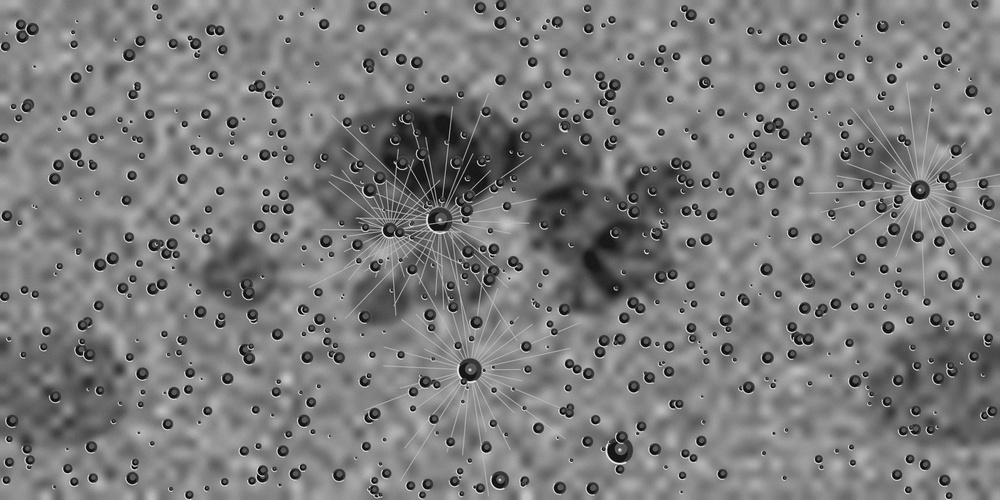
#> input picture data/highres_moon/lunar_global_hires.jpg, 1000 x 500 px, shrunk from 4096 x 2048 before the run
$ python -i texture_router.py   (imports and definitions only)   (older library calls are emulated)
#> lines starting #> are read from the running program, lines starting #| are printed output that depends on the picture
#!/usr/bin/env python3
"""
LunarAlign-Hybrid: Terrain-Aware Dynamic Routing Engine
======================================================
Stage 2 of the 6-Stage Cross-Modal Lunar Image Registration Pipeline
for Chandrayaan-2 (TMC-2, OHRC, IIRS).

Capabilities:
1. Spatial Entropy Analysis:
   Quantifies gray-level probability distribution disorder via Shannon entropy:
   H = - sum(p_i * log2(p_i)).
2. Sobel Gradient Magnitude Variance:
   Computes local directional edge response and structural sharpness variance
   to distinguish crater rims and boulder ejecta from smooth basaltic maria.
3. Dynamic Dispatch Decision:
   - High Texture / Rugged Highlands (T >= 0.35):
     Routes to AI Branch (LightGlue + DISK) for sparse transformer attention.
   - Low Texture / Basaltic Lunar Maria (T < 0.20):
     Routes to Physics Branch (Phase Congruency / RIFT2) for illumination-invariant
     frequency-domain matching.
   - Transitional / Hybrid Plains (0.20 <= T < 0.35):
     Routes to Dual-Branch Fusion with adaptive confidence weighting.
"""

from typing import Tuple, Dict, Any, Union, Optional
import os
import sys
import json
import argparse
from pathlib import Path
import numpy as np
import cv2


class TextureDensityAnalyzer:
    """
    Analyzes terrain texture density, spatial frequency entropy, and gradient variance
    across lunar surface rasters.
    """

    def __init__(
        self,
        low_threshold: float = 0.20,
        high_threshold: float = 0.35,
    ) -> None:
        """
        Initialize the TextureDensityAnalyzer.

        Args:
            low_threshold: Threshold below which tiles are routed to Physics Branch.
            high_threshold: Threshold above which tiles are routed to AI Branch.
        """
        self.low_threshold = float(low_threshold)
        self.high_threshold = float(high_threshold)

    @staticmethod
    def _to_gray_8u(image: Union[str, Path, np.ndarray]) -> np.ndarray:
        """Helper to ensure input is a single-channel 8-bit array."""
        if isinstance(image, (str, Path)):
            p = str(image)
            if not os.path.exists(p):
                raise FileNotFoundError(f"Tile image not found at: {p}")
            img = cv2.imread(p, cv2.IMREAD_UNCHANGED)
            if img is None:
                raise ValueError(f"Failed to read image at: {p}")
        else:
            img = image

        if len(img.shape) == 3:
            if img.shape[2] == 4:
                img = cv2.cvtColor(img, cv2.COLOR_BGRA2GRAY)
            elif img.shape[2] >= 3:
                img = cv2.cvtColor(img[:, :, :3], cv2.COLOR_BGR2GRAY)
            elif img.shape[2] == 1:
                img = img[:, :, 0]

        if img.dtype != np.uint8:
            img = cv2.normalize(img, None, 0, 255, cv2.NORM_MINMAX, dtype=cv2.CV_8U)

        return img

    @staticmethod
    def compute_spatial_entropy(gray_8u: np.ndarray, bins: int = 256) -> float:
        """
        Calculate normalized Shannon spatial entropy over pixel intensity distribution.
        Normalized into [0.0, 1.0] where 1.0 indicates maximum tonal dispersion.
        """
        hist = cv2.calcHist([gray_8u], [0], None, [bins], [0, 256]).ravel()
        total_pixels = gray_8u.size
        if total_pixels == 0:
            return 0.0

        p = hist / total_pixels
        p_non_zero = p[p > 0.0]
        entropy = -np.sum(p_non_zero * np.log2(p_non_zero))

        # Max entropy for 256 bins is log2(256) = 8.0
        max_entropy = np.log2(bins)
        norm_entropy = float(entropy / max_entropy)
        return float(np.clip(norm_entropy, 0.0, 1.0))

    @staticmethod
    def compute_gradient_variance(gray_8u: np.ndarray) -> Tuple[float, float]:
        """
        Compute Sobel gradient magnitude variance and mean edge energy.
        High values indicate crater rims, boulder fields, and rilles.
        """
        # Sobel derivatives (32-bit float for numerical stability)
        gx = cv2.Sobel(gray_8u, cv2.CV_32F, 1, 0, ksize=3)
        gy = cv2.Sobel(gray_8u, cv2.CV_32F, 0, 1, ksize=3)

        magnitude = cv2.magnitude(gx, gy)
        mean_mag = float(np.mean(magnitude))
        var_mag = float(np.var(magnitude))

        # Normalized gradient score mapped through smooth non-linear saturation
        # Characteristic lunar gradient variance scales from ~50 (smooth mare) to > 800 (rugged rim)
        norm_grad = float(1.0 - np.exp(-var_mag / 350.0))
        return norm_grad, var_mag

    def analyze(self, image: Union[str, Path, np.ndarray]) -> Dict[str, Any]:
        """
        Full texture density analysis returning composite score and metrics.
        """
        gray = self._to_gray_8u(image)
        norm_entropy = self.compute_spatial_entropy(gray)
        norm_grad, raw_var = self.compute_gradient_variance(gray)

        # Composite Texture Density Score T in [0, 1]
        # Weights: 45% spatial entropy, 55% gradient sharpness variance
        texture_score = float(np.clip(0.45 * norm_entropy + 0.55 * norm_grad, 0.0, 1.0))

        # Determine Terrain Classification
        if texture_score >= self.high_threshold:
            terrain_type = "highlands"
            route = "ai_branch"
            desc = "Crater-rich highlands / rugged ejecta detected. Routed to AI Branch (LightGlue / DISK)."
        elif texture_score < self.low_threshold:
            terrain_type = "maria"
            route = "physics_branch"
            desc = "Low-contrast smooth lunar mare detected. Routed to Physics Branch (Phase Congruency / RIFT2)."
        else:
            terrain_type = "transitional"
            route = "dual_fusion"
            desc = "Transitional lunar terrain detected. Routed to Adaptive Dual-Branch Fusion."

        # Adaptive Confidence Weights
        ai_weight = float(np.clip(texture_score, 0.05, 0.95))
        physics_weight = float(round(1.0 - ai_weight, 4))

        return {
            "route": route,
            "terrain_type": terrain_type,
            "texture_score": round(texture_score, 4),
            "spatial_entropy": round(norm_entropy, 4),
            "gradient_variance": round(raw_var, 2),
            "gradient_score": round(norm_grad, 4),
            "weights": {
                "ai_weight": round(ai_weight, 4),
                "physics_weight": physics_weight,
            },
            "description": desc,
            "thresholds": {
                "low": self.low_threshold,
                "high": self.high_threshold,
            },
        }

    # [83 lines left out: functions route_pair, main, not called in this run]


# [2 lines not run here, left out]

>>> import cv2
>>> picture = cv2.imread('../data/highres_moon/lunar_global_hires.jpg')
#> picture is the input picture: shape (500, 1000, 3); min 0, max 251, mean 124.1
>>> result = TextureDensityAnalyzer().analyze(picture)
#> in compute_spatial_entropy, `hist = cv2.calcHist([gray_8u], [0], None, [bins], [0, 256]).ravel()`: hist = 256 values, max 10488 at index 134, min 0 at index 244, mean 1953.1
#> in compute_spatial_entropy, `p = hist / total_pixels`: p = 256 values, max 0.021 at index 134, min 0 at index 244, mean 0.00391
#> in compute_spatial_entropy, `p_non_zero = p[p > 0.0]`: p_non_zero = 246 values, max 0.021 at index 134, min 2e-06 at index 244, mean 0.00407
#> in compute_spatial_entropy, `entropy = -np.sum(p_non_zero * np.log2(p_non_zero))`: entropy = 6.82
#> in compute_spatial_entropy, `norm_entropy = float(entropy / max_entropy)`: norm_entropy = 0.853
#> in compute_gradient_variance, `gx = cv2.Sobel(gray_8u, cv2.CV_32F, 1, 0, ksize=3)`:
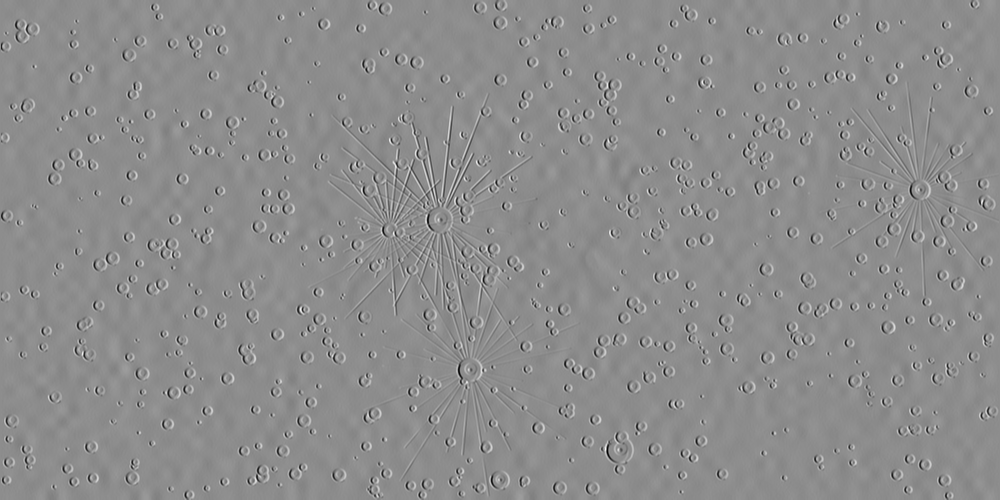
#> gx: shape (500, 1000) float32; min -931, max 752, mean 0; drawn with min black and max white
#> in compute_gradient_variance, `gy = cv2.Sobel(gray_8u, cv2.CV_32F, 0, 1, ksize=3)`:
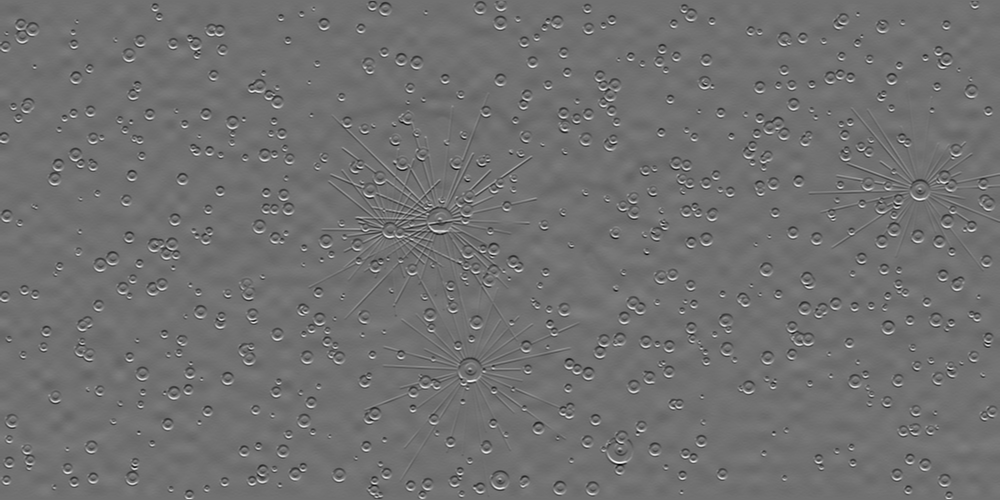
#> gy: shape (500, 1000) float32; min -732, max 916, mean 0; drawn with min black and max white
#> in compute_gradient_variance, `magnitude = cv2.magnitude(gx, gy)`:
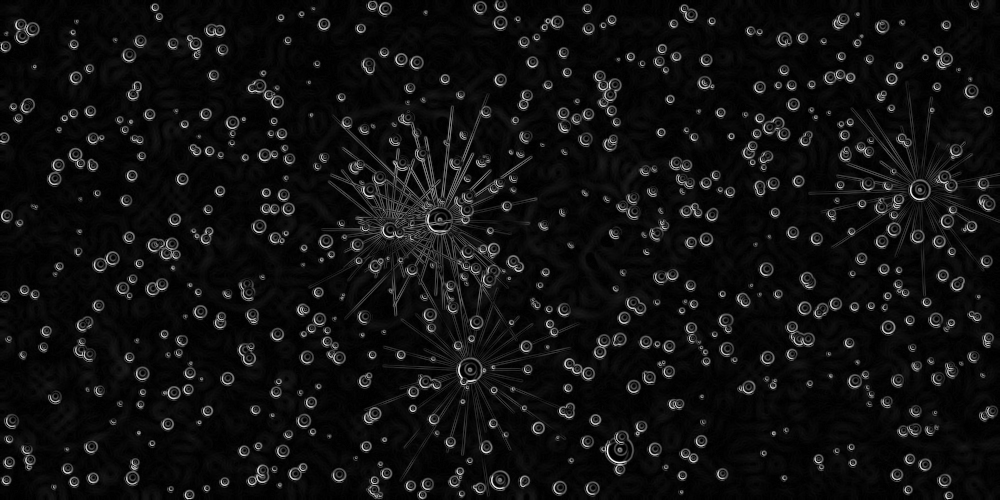
#> magnitude: shape (500, 1000) float32; min 0, max 941, mean 62.8; drawn with min black and max white
#> in compute_gradient_variance, `mean_mag = float(np.mean(magnitude))`: mean_mag = 62.82
#> in compute_gradient_variance, `var_mag = float(np.var(magnitude))`: var_mag = 11717.5
#> in compute_gradient_variance, `norm_grad = float(1.0 - np.exp(-var_mag / 350.0))`: norm_grad = 1
#> in analyze, `norm_grad, raw_var = self.compute_gradient_variance(gray)`: raw_var = 11717.5
#> in analyze, `texture_score = float(np.clip(0.45 * norm_entropy + 0.55 * norm_grad, ..`: texture_score = 0.934
#> in analyze, `physics_weight = float(round(1.0 - ai_weight, 4))`: physics_weight = 0.0663
#> result = 9 items
